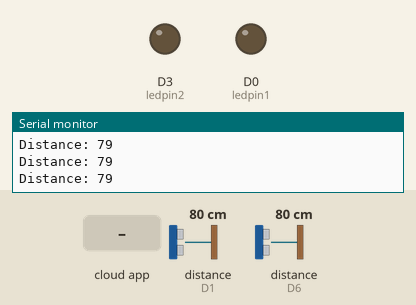
This sketch was run on a simulated ESP8266 (NodeMCU). Shown: output pins drawn as LEDs (lit = HIGH), the last lines printed to the serial monitor. Wiring (inferred from the names in the program): 2 × ultrasonic range finder: trigger D2, echo D1 / trigger D5, echo D6. The inputs (shaded band) are chosen by the test bench; at power-on: distance to the obstacle (sensors on D1, D6) 80 cm. The echo pulse lasts 58.3 µs per cm; WiFi joins after 1.5 s; servers stay silent unless stated; the Firebase database answers and starts empty; pins used as bus, display or sensor lines are not drawn.

Above: at 4.3 s.
4.4 s: the phone or cloud app sets drawer1led to ON
At 5.4 s:
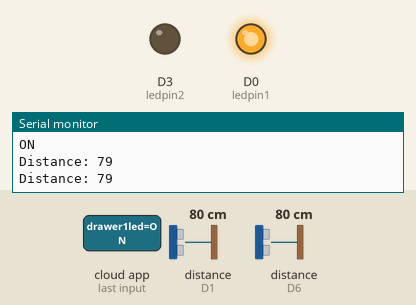
Timing chart, 0 to 7.4 s (numbered marks = the images above; inputs shaded):
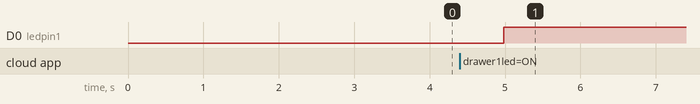

The sketch:

NodeMCU_Code.ino
```cpp
uint8_t trigPin1 = D2;
uint8_t echoPin1 = D1;

uint8_t trigPin2 = D5;
uint8_t echoPin2 = D6;
uint8_t ledpin1=D0;
uint8_t ledpin2=D3;
long duration;
int distance1,distance2;

//FirebaseESP8266.h must be included before ESP8266WiFi.h
#include "FirebaseESP8266.h"
#include <ESP8266WiFi.h>

#define FIREBASE_HOST "https://smartdrawer-ff798.firebaseio.com/"
#define FIREBASE_AUTH "WBZRGYbSF7LBXhyE0wmpFqe1PTDA0orwu4AHlCil"
#define WIFI_SSID "realme X"
#define WIFI_PASSWORD "12345678e"

//Define FirebaseESP8266 data object
FirebaseData firebaseData;

FirebaseJson json;

void printResult(FirebaseData &data);


void setup()
{
  pinMode(trigPin1, OUTPUT); // Sets the trigPin as an Output
  pinMode(echoPin1, INPUT); // Sets the echoPin as an Input
  pinMode(trigPin2, OUTPUT); // Sets the trigPin as an Output
  pinMode(echoPin2, INPUT); // Sets the echoPin as an Input
  pinMode(ledpin1, OUTPUT);
  pinMode(ledpin2, OUTPUT);
  Serial.begin(115200);

  WiFi.begin(WIFI_SSID, WIFI_PASSWORD);
  Serial.print("Connecting to Wi-Fi");
  while (WiFi.status() != WL_CONNECTED)
  {
    Serial.print(".");
    delay(3000);
  }
  Serial.println();
  Serial.print("Connected with IP: ");
  Serial.println(WiFi.localIP());
  Serial.println();

  Firebase.begin(FIREBASE_HOST, FIREBASE_AUTH);
  Firebase.reconnectWiFi(true);

  //Set database read timeout to 1 minute (max 15 minutes)
  Firebase.setReadTimeout(firebaseData, 1000 * 60);
  //tiny, small, medium, large and unlimited.
  //Size and its write timeout e.g. tiny (1s), small (10s), medium (30s) and large (60s).
  Firebase.setwriteSizeLimit(firebaseData, "tiny");


  String path = "/UltrasonicReading";
  if (Firebase.setDouble(firebaseData,path,2))
    {
      Serial.println("------------------------------------");
      Serial.println();
    }
    else
    {
      Serial.println("FAILED");
      Serial.println("REASON: " + firebaseData.errorReason());
      Serial.println("------------------------------------");
      Serial.println();
    }
  }


// defines variables
void loop() {
digitalWrite(trigPin1, LOW);
delayMicroseconds(2);
digitalWrite(trigPin1, HIGH);
delayMicroseconds(10);
digitalWrite(trigPin1, LOW);
// Reads the echoPin, returns the sound wave travel time in microseconds
duration = pulseIn(echoPin1, HIGH);
distance1= duration*0.034/2;
Serial.print("Distance: ");
Serial.println(distance1);
Firebase.setDouble(firebaseData,"/Ultrasonic1Reading",distance1);

digitalWrite(trigPin2, LOW);
delayMicroseconds(2);
digitalWrite(trigPin2, HIGH);
delayMicroseconds(10);
digitalWrite(trigPin2, LOW);
// Reads the echoPin, returns the sound wave travel time in microseconds
duration = pulseIn(echoPin2, HIGH);
distance2= duration*0.034/2;
Serial.print("Distance: ");
Serial.println(distance2);
Firebase.setDouble(firebaseData,"/Ultrasonic2Reading",distance2);

String a,b;
Firebase.getString(firebaseData,"/drawer1led",a);
Firebase.getString(firebaseData,"/drawer2led",b);
Serial.println(a);
if (a=="ON")
    {
      digitalWrite(ledpin1, HIGH);
    }
else if (b=="ON")
    {
      digitalWrite(ledpin2,HIGH);
    }
else
  {
    digitalWrite(ledpin1, LOW);
    digitalWrite(ledpin2, LOW);
  }
}
```

Measured:
- after the input at 4.4 s, D0 (ledpin1): LOW → HIGH after 0.58 s
